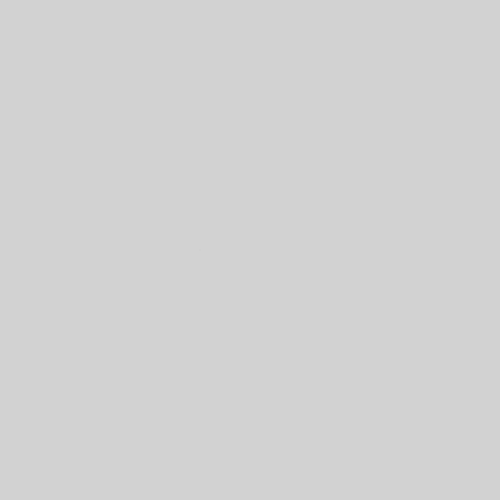
Frame 1 (no input)
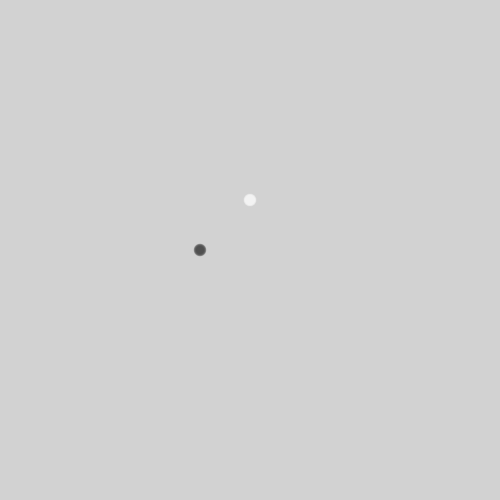
Frame 60 (the mouse pressed at the canvas centre just before this capture)
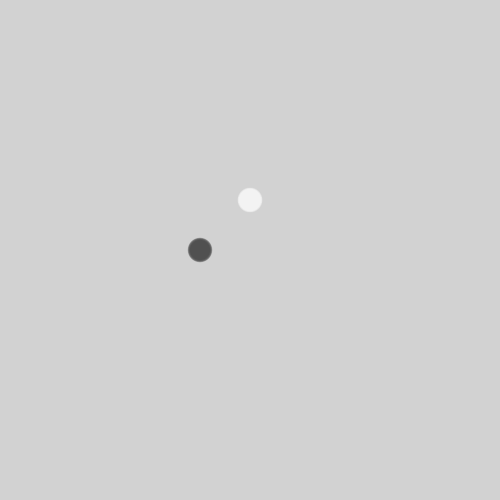
Frame 120 (the mouse held since frame 60 and released just before this capture)

The Processing sketch that drew these frames (run headless with seeded random() and noise(); from frame 60 on, the mouse is pressed at the canvas centre):

// Processing sketch: processing_168840
// ── processing_168840.pde

int myDiameter = 20;
float posX = 200;
float posY = 150;
float a = 1;
float b = 1;
float c = 200;
float d = 250;
float e = 250;
float f = 200;


void setup () {
    size(500,500);
    background(210);

}
void draw ()
{
  smooth();
  noStroke();
  fill(80,30);
  ellipse(c, e,b*a, b*a);

 
  noStroke();
  fill(245,30);
  b = b + 0.2;
  ellipse(d, f,b*a,b*a);
   if(b > 300){
    a = a + 0.2;
  }
}
